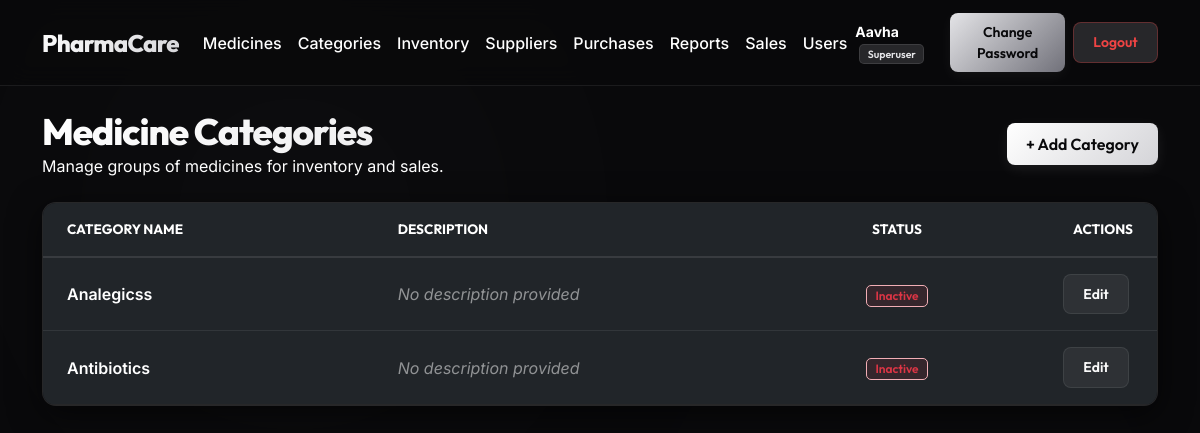
Page /categories/ (signed in) on the committed database.
### medicines/models.py (models this page shows, shortened)
class Category(models.Model):
    name = models.CharField(
        max_length=100,
        unique=True,
        verbose_name="Category Name",
        help_text="e.g. Antibiotics, Analgesics, Vitamins"
    )
    description = models.TextField(
        blank=True,
        null=True,
        verbose_name="Description",
        help_text="Optional description of what this category covers."
    )
    created_at = models.DateTimeField(
        auto_now_add=True,
        verbose_name="Created At"
    )
    is_active = models.BooleanField(
        default=True,
        verbose_name="Active",
        help_text="Inactive categories are hidden from selection and list views."
    )
    class Meta:
        verbose_name = "Category"
        verbose_name_plural = "Categories"
        ordering = ["name"]

### medicines/views.py (the view)
# urls.py: path("categories/", views.CategoryListView.as_view(), name="category_list"),
class CategoryListView(LoginRequiredMixin, AdminOrPharmacistRequiredMixin, ListView):
    model = Category
    template_name = "medicines/category_list.html"
    context_object_name = "categories"

### medicines/views.py (called while the page is built)
    def test_func(self):
        user = self.request.user
        return user.is_authenticated and (user.is_superuser or is_admin(user) or is_pharmacist(user))

### templates/medicines/category_list.html (shortened to what this page needs)
{% extends "base.html" %}
{% block content %}
<div class="row mb-4 align-items-center">
    <div class="col">
        <h1 class="dashboard-title mb-0">Medicine Categories</h1>
        <p class="text-muted mb-0">Manage groups of medicines for inventory and sales.</p>
    </div>
    <div class="col-auto">
        {% if user.is_superuser %}
            <a href="{% url 'category_add' %}" class="btn btn-primary">+ Add Category</a>
        {% else %}
            {% for group in user.groups.all %}
                {% if group.name == "Admin" or group.name == "Pharmacist" %}
                    <a href="{% url 'category_add' %}" class="btn btn-primary">+ Add Category</a>
                {% endif %}
            {% endfor %}
        {% endif %}
    </div>
</div>
<div class="card">
    <div class="card-body p-0">
        <div class="table-responsive">
            <table class="table table-dark table-hover mb-0" style="background: transparent; color: #fafafa;">
                <thead>
                    <tr style="border-bottom: 2px solid rgba(255,255,255,0.1);">
                        <th class="py-3 px-4" style="color: var(--text-secondary); font-family: var(--font-heading); font-size: 0.85rem; text-transform: uppercase;">Category Name</th>
                        <th class="py-3 px-4" style="color: var(--text-secondary); font-family: var(--font-heading); font-size: 0.85rem; text-transform: uppercase;">Description</th>
                        <th class="py-3 px-4 text-center" style="color: var(--text-secondary); font-family: var(--font-heading); font-size: 0.85rem; text-transform: uppercase; width: 120px;">Status</th>
                        <th class="py-3 px-4 text-end" style="color: var(--text-secondary); font-family: var(--font-heading); font-size: 0.85rem; text-transform: uppercase; width: 200px;">Actions</th>
                    </tr>
                </thead>
                <tbody>
                    {% for category in categories %}
                        <tr style="border-bottom: 1px solid var(--border-color); vertical-align: middle;">
                            <td class="py-3 px-4 fw-semibold">{{ category.name }}</td>
                            <td class="py-3 px-4 text-muted">
                                {% if category.description %}
                                    {{ category.description }}
                                {% else %}
                                    <span class="fst-italic opacity-50">No description provided</span>
                                {% endif %}
                            </td>
                            <td class="py-3 px-4 text-center">
                                {% if category.is_active %}
                                    <span class="badge bg-success-subtle text-success border border-success-subtle px-2 py-1" style="background: rgba(25, 135, 84, 0.1) !important; color: #198754 !important;">Active</span>
                                {% else %}
                                    <span class="badge bg-danger-subtle text-danger border border-danger-subtle px-2 py-1" style="background: rgba(220, 53, 69, 0.1) !important; color: #dc3545 !important;">Inactive</span>
                                {% endif %}
                            </td>
                            <td class="py-3 px-4 text-end">
                                {% if user.is_superuser %}
                                    <a href="{% url 'category_edit' category.pk %}" class="btn btn-light btn-sm me-1">Edit</a>
                                {% endif %}
                            </td>
                        </tr>
                    {% empty %}
                        <tr>
                            <td colspan="4" class="text-center py-5 text-muted">
                                <p class="mb-0">No categories found. Click "+ Add Category" to create one.</p>
                            </td>
                        </tr>
                    {% endfor %}
                </tbody>
            </table>
        </div>
    </div>
</div>
{% endblock %}

### templates/base.html (shortened to what this page needs)
{% load static %}
<!DOCTYPE html>
<html lang="en">
<head>
    <link href="https://cdn.jsdelivr.net/npm/bootstrap@5.3.7/dist/css/bootstrap.min.css" rel="stylesheet">
    <link href="{% static 'css/style.css' %}" rel="stylesheet">
</head>
<body>
{% if request.resolver_match.url_name == "home" %}
<nav class="navbar navbar-expand-lg navbar-dark">
    <div class="container">
        <a class="navbar-brand" href="{% url 'home' %}">PharmaCare</a>
        <div class="d-flex align-items-center ms-auto">
            {% if user.is_authenticated %}
                <span class="text-white me-3 small d-none d-md-inline">
                    Welcome, <strong>{{ user.username }}</strong>
                    {% if user.is_superuser %}
                        <span class="badge bg-warning text-dark ms-1">Superuser</span>
                    {% endif %}
                    {% for group in user.groups.all %}
                        <span class="badge bg-warning text-dark ms-1">{{ group.name }}</span>
                    {% endfor %}
                </span>
                <a href="{% url 'change_password' %}" class="btn btn-warning btn-sm me-2">Change Password</a>
                <form action="{% url 'logout' %}" method="post" style="display:inline; margin:0;">
                    {% csrf_token %}
                    <button type="submit" class="btn btn-danger btn-sm">Logout</button>
                </form>
            {% else %}
                <a href="{% url 'login' %}" class="btn btn-light btn-sm">Login</a>
            {% endif %}
        </div>
    </div>
</nav>
{% else %}
<nav class="navbar navbar-expand-lg navbar-dark">
    <div class="container">
        <a class="navbar-brand" href="{% url 'home' %}">PharmaCare</a>
        <div class="collapse navbar-collapse" id="navbarNav">
            <ul class="navbar-nav me-auto mb-2 mb-lg-0">
                {% if user.is_authenticated %}
                    {% if user.is_superuser or user.groups.all.0.name == "Admin" or user.groups.all.0.name == "Pharmacist" or user.groups.all.1.name == "Admin" or user.groups.all.1.name == "Pharmacist" %}
                        <li class="nav-item">
                            <a class="nav-link px-2 {% if request.resolver_match.url_name == 'medicine_list' %}active{% endif %}" href="{% url 'medicine_list' %}">Medicines</a>
                        </li>
                        <li class="nav-item">
                            <a class="nav-link px-2 {% if request.resolver_match.url_name == 'category_list' %}active{% endif %}" href="{% url 'category_list' %}">Categories</a>
                        </li>
                        <li class="nav-item">
                            <a class="nav-link px-2" href="#">Inventory</a>
                        </li>
                        <li class="nav-item">
                            <a class="nav-link px-2" href="#">Suppliers</a>
                        </li>
                        <li class="nav-item">
                            <a class="nav-link px-2" href="#">Purchases</a>
                        </li>
                        <li class="nav-item">
                            <a class="nav-link px-2" href="#">Reports</a>
                        </li>
                    {% endif %}
                    {% if user.is_superuser or user.groups.all.0.name == "Admin" or user.groups.all.0.name == "Cashier" or user.groups.all.1.name == "Admin" or user.groups.all.1.name == "Cashier" %}
                        <li class="nav-item">
                            <a class="nav-link px-2" href="#">Sales</a>
                        </li>
                    {% endif %}
                    {% if user.is_superuser or user.groups.all.0.name == "Admin" or user.groups.all.1.name == "Admin" %}
                        <li class="nav-item">
                            <a class="nav-link px-2" href="#">Users</a>
                        </li>
                    {% endif %}
                {% endif %}
            </ul>
            <div class="d-flex align-items-center">
                {% if user.is_authenticated %}
                    <span class="text-white me-3 small d-none d-lg-inline">
                        <strong>{{ user.username }}</strong>
                        {% if user.is_superuser %}
                            <span class="badge bg-warning text-dark ms-1">Superuser</span>
                        {% endif %}
                    </span>
                    <a href="{% url 'change_password' %}" class="btn btn-warning btn-sm me-2">Change Password</a>
                    <form action="{% url 'logout' %}" method="post" style="display:inline; margin:0;">
                        <button type="submit" class="btn btn-danger btn-sm">Logout</button>
                    </form>
                {% else %}
                    <a href="{% url 'login' %}" class="btn btn-light btn-sm">Login</a>
                {% endif %}
            </div>
        </div>
    </div>
</nav>
{% endif %}
<div class="container mt-4">
    {% block content %}{% endblock %}
</div>
</body>
</html>

### static/css/style.css (style rules this page uses)
:root { --bg-main: #09090b; --bg-card: rgba(24, 24, 27, 0.75); --bg-card-hover: rgba(39, 39, 42, 0.85); --border-color: rgba(255, 255, 255, 0.08); --border-focus: rgba(255, 255, 255, 0.45); --text-primary: #fafafa; --text-secondary: #ffffff; --primary-gradient: linear-gradient(135deg, #ffffff 0%, #d4d4d8 100%); --accent-gradient: linear-gradient(135deg, #e4e4e7 0%, #71717a 100%); --font-heading: 'Outfit', sans-serif; --font-body: 'Inter', sans-serif; --shadow-premium: 0 8px 32px 0 rgba(0, 0, 0, 0.6); --shadow-glow: 0 0 12px rgba(255, 255, 255, 0.12); --transition-smooth: all 0.3s cubic-bezier(0.4, 0, 0.2, 1); }
body { background-color: var(--bg-main); color: var(--text-primary); font-family: var(--font-body); min-height: 100vh; margin: 0; overflow-x: hidden; position: relative; }
body::before, body::after { content: ''; position: absolute; width: 350px; height: 350px; border-radius: 50%; filter: blur(140px); z-index: -1; opacity: 0.03; }
body::before { top: 5%; left: 10%; background: #ffffff; }
body::after { bottom: 10%; right: 10%; background: #a1a1aa; }
h1, h2, h3, h4, h5, h6, .navbar-brand { font-family: var(--font-heading); font-weight: 700; letter-spacing: -0.02em; }
.navbar { background: rgba(9, 9, 11, 0.8) !important; backdrop-filter: blur(12px); -webkit-backdrop-filter: blur(12px); border-bottom: 1px solid var(--border-color); padding: 0.8rem 0; }
.navbar-brand { font-size: 1.5rem; background: var(--primary-gradient); -webkit-background-clip: text; -webkit-text-fill-color: transparent; font-weight: 800; letter-spacing: -0.03em; }
.card { background: var(--bg-card); backdrop-filter: blur(12px); -webkit-backdrop-filter: blur(12px); border: 1px solid var(--border-color); border-radius: 14px; box-shadow: var(--shadow-premium); transition: var(--transition-smooth); color: var(--text-primary); overflow: hidden; }
.card-body { padding: 1.5rem; }
.btn { border-radius: 8px; padding: 0.55rem 1.2rem; font-weight: 600; font-family: var(--font-heading); transition: var(--transition-smooth); border: none; }
.btn-primary { background: var(--primary-gradient); color: #09090b !important; box-shadow: 0 4px 14px rgba(255, 255, 255, 0.08); }
.btn-light { background: rgba(255, 255, 255, 0.06); border: 1px solid var(--border-color); color: var(--text-primary); }
.btn-warning { background: var(--accent-gradient); color: #09090b !important; box-shadow: 0 4px 14px rgba(255, 255, 255, 0.05); }
.btn-danger { background: #27272a; border: 1px solid rgba(239, 68, 68, 0.3); color: #ef4444; }
.nav-link { color: var(--text-secondary); font-weight: 500; transition: var(--transition-smooth); }
.nav-link:hover, .nav-link.active { color: var(--text-primary); }
.badge { padding: 0.4em 0.7em; font-weight: 600; border-radius: 5px; font-family: var(--font-heading); }
.bg-warning { background-color: #27272a !important; color: #e4e4e7 !important; border: 1px solid rgba(255, 255, 255, 0.1); }
.dashboard-title { margin-bottom: 1.5rem; font-weight: 800; font-size: 2.3rem; background: var(--primary-gradient); -webkit-background-clip: text; -webkit-text-fill-color: transparent; letter-spacing: -0.03em; }
.text-muted, .text-secondary, .form-text, .helptext, label, .dashboard-card-description, .card-header p, p.text-muted, span.text-secondary, .table-dark th { color: #ffffff !important; }
::placeholder { color: #ffffff !important; opacity: 0.65 !important; }

### rows in the picture
Category: name "Analegicss", description "No description provided", is_active "Inactive"
Category: name "Antibiotics", description "No description provided", is_active "Inactive"

### other values in the picture
{{ user.username }} "Aavha"
